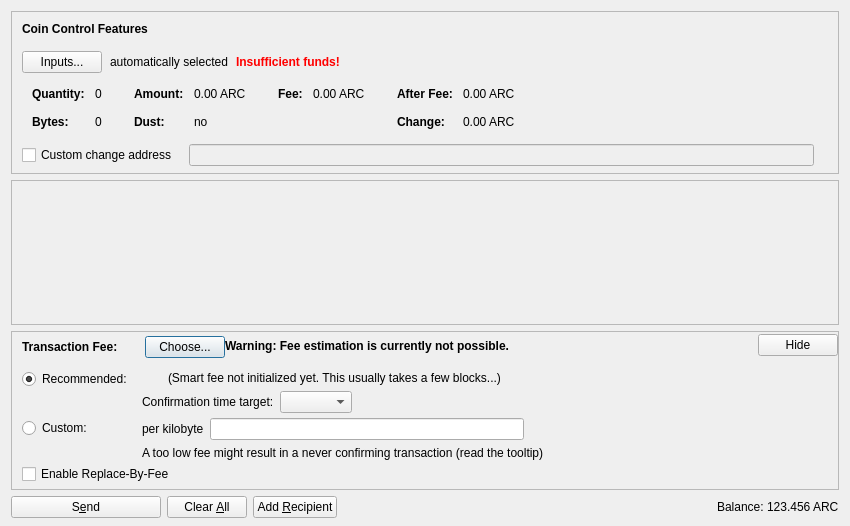
<?xml version="1.0" encoding="UTF-8"?>
<ui version="4.0">
 <class>SendCoinsDialog</class>
 <widget class="QDialog" name="SendCoinsDialog">
  <property name="geometry">
   <rect>
    <x>0</x>
    <y>0</y>
    <width>850</width>
    <height>526</height>
   </rect>
  </property>
  <property name="windowTitle">
   <string>Send Coins</string>
  </property>
  <layout class="QVBoxLayout" name="verticalLayout" stretch="0,1,0,0">
   <property name="bottomMargin">
    <number>8</number>
   </property>
   <item>
    <widget class="QFrame" name="frameCoinControl">
     <property name="sizePolicy">
      <sizepolicy hsizetype="Expanding" vsizetype="Expanding">
       <horstretch>0</horstretch>
       <verstretch>0</verstretch>
      </sizepolicy>
     </property>
     <property name="maximumSize">
      <size>
       <width>16777215</width>
       <height>16777215</height>
      </size>
     </property>
     <property name="frameShape">
      <enum>QFrame::StyledPanel</enum>
     </property>
     <property name="frameShadow">
      <enum>QFrame::Sunken</enum>
     </property>
     <layout class="QVBoxLayout" name="verticalLayoutCoinControl2">
      <property name="spacing">
       <number>0</number>
      </property>
      <property name="leftMargin">
       <number>0</number>
      </property>
      <property name="topMargin">
       <number>0</number>
      </property>
      <property name="rightMargin">
       <number>0</number>
      </property>
      <property name="bottomMargin">
       <number>6</number>
      </property>
      <item>
       <layout class="QVBoxLayout" name="verticalLayoutCoinControl" stretch="0,0,0,0,1">
        <property name="spacing">
         <number>0</number>
        </property>
        <property name="leftMargin">
         <number>10</number>
        </property>
        <property name="topMargin">
         <number>10</number>
        </property>
        <item>
         <layout class="QHBoxLayout" name="horizontalLayoutCoinControl1">
          <property name="bottomMargin">
           <number>15</number>
          </property>
          <item>
           <widget class="QLabel" name="labelCoinControlFeatures">
            <property name="sizePolicy">
             <sizepolicy hsizetype="Preferred" vsizetype="Maximum">
              <horstretch>0</horstretch>
              <verstretch>0</verstretch>
             </sizepolicy>
            </property>
            <property name="font">
             <font>
              <weight>75</weight>
              <bold>true</bold>
             </font>
            </property>
            <property name="styleSheet">
             <string notr="true">font-weight:bold;</string>
            </property>
            <property name="text">
             <string>Coin Control Features</string>
            </property>
           </widget>
          </item>
         </layout>
        </item>
        <item>
         <layout class="QHBoxLayout" name="horizontalLayoutCoinControl2" stretch="0,0,0,0">
          <property name="spacing">
           <number>8</number>
          </property>
          <property name="bottomMargin">
           <number>10</number>
          </property>
          <item>
           <widget class="QPushButton" name="pushButtonCoinControl">
            <property name="styleSheet">
             <string notr="true"/>
            </property>
            <property name="text">
             <string>Inputs...</string>
            </property>
            <property name="autoDefault">
             <bool>false</bool>
            </property>
           </widget>
          </item>
          <item>
           <widget class="QLabel" name="labelCoinControlAutomaticallySelected">
            <property name="text">
             <string>automatically selected</string>
            </property>
            <property name="margin">
             <number>5</number>
            </property>
           </widget>
          </item>
          <item>
           <widget class="QLabel" name="labelCoinControlInsuffFunds">
            <property name="font">
             <font>
              <weight>75</weight>
              <bold>true</bold>
             </font>
            </property>
            <property name="styleSheet">
             <string notr="true">color:red;font-weight:bold;</string>
            </property>
            <property name="text">
             <string>Insufficient funds!</string>
            </property>
            <property name="margin">
             <number>5</number>
            </property>
           </widget>
          </item>
          <item>
           <spacer name="horizontalSpacerCoinControl">
            <property name="orientation">
             <enum>Qt::Horizontal</enum>
            </property>
            <property name="sizeHint" stdset="0">
             <size>
              <width>40</width>
              <height>1</height>
             </size>
            </property>
           </spacer>
          </item>
         </layout>
        </item>
        <item>
         <widget class="QWidget" name="widgetCoinControl" native="true">
          <property name="sizePolicy">
           <sizepolicy hsizetype="Preferred" vsizetype="Preferred">
            <horstretch>0</horstretch>
            <verstretch>0</verstretch>
           </sizepolicy>
          </property>
          <property name="minimumSize">
           <size>
            <width>0</width>
            <height>0</height>
           </size>
          </property>
          <property name="styleSheet">
           <string notr="true"/>
          </property>
          <layout class="QHBoxLayout" name="horizontalLayoutCoinControl5">
           <property name="leftMargin">
            <number>0</number>
           </property>
           <property name="topMargin">
            <number>0</number>
           </property>
           <property name="rightMargin">
            <number>0</number>
           </property>
           <property name="bottomMargin">
            <number>0</number>
           </property>
           <item>
            <layout class="QHBoxLayout" name="horizontalLayoutCoinControl3" stretch="0,0,0,1">
             <property name="spacing">
              <number>20</number>
             </property>
             <property name="topMargin">
              <number>0</number>
             </property>
             <property name="bottomMargin">
              <number>10</number>
             </property>
             <item>
              <layout class="QFormLayout" name="formLayoutCoinControl1">
               <property name="horizontalSpacing">
                <number>10</number>
               </property>
               <property name="verticalSpacing">
                <number>14</number>
               </property>
               <property name="leftMargin">
                <number>10</number>
               </property>
               <property name="topMargin">
                <number>4</number>
               </property>
               <property name="rightMargin">
                <number>6</number>
               </property>
               <item row="0" column="0">
                <widget class="QLabel" name="labelCoinControlQuantityText">
                 <property name="font">
                  <font>
                   <weight>75</weight>
                   <bold>true</bold>
                  </font>
                 </property>
                 <property name="text">
                  <string>Quantity:</string>
                 </property>
                 <property name="margin">
                  <number>0</number>
                 </property>
                </widget>
               </item>
               <item row="0" column="1">
                <widget class="QLabel" name="labelCoinControlQuantity">
                 <property name="cursor">
                  <cursorShape>IBeamCursor</cursorShape>
                 </property>
                 <property name="contextMenuPolicy">
                  <enum>Qt::ActionsContextMenu</enum>
                 </property>
                 <property name="text">
                  <string notr="true">0</string>
                 </property>
                 <property name="margin">
                  <number>0</number>
                 </property>
                 <property name="textInteractionFlags">
                  <set>Qt::LinksAccessibleByMouse|Qt::TextSelectableByKeyboard|Qt::TextSelectableByMouse</set>
                 </property>
                </widget>
               </item>
               <item row="1" column="0">
                <widget class="QLabel" name="labelCoinControlBytesText">
                 <property name="font">
                  <font>
                   <weight>75</weight>
                   <bold>true</bold>
                  </font>
                 </property>
                 <property name="text">
                  <string>Bytes:</string>
                 </property>
                </widget>
               </item>
               <item row="1" column="1">
                <widget class="QLabel" name="labelCoinControlBytes">
                 <property name="cursor">
                  <cursorShape>IBeamCursor</cursorShape>
                 </property>
                 <property name="contextMenuPolicy">
                  <enum>Qt::ActionsContextMenu</enum>
                 </property>
                 <property name="text">
                  <string notr="true">0</string>
                 </property>
                 <property name="textInteractionFlags">
                  <set>Qt::LinksAccessibleByMouse|Qt::TextSelectableByKeyboard|Qt::TextSelectableByMouse</set>
                 </property>
                </widget>
               </item>
              </layout>
             </item>
             <item>
              <layout class="QFormLayout" name="formLayoutCoinControl2">
               <property name="horizontalSpacing">
                <number>10</number>
               </property>
               <property name="verticalSpacing">
                <number>14</number>
               </property>
               <property name="leftMargin">
                <number>6</number>
               </property>
               <property name="topMargin">
                <number>4</number>
               </property>
               <property name="rightMargin">
                <number>6</number>
               </property>
               <item row="0" column="0">
                <widget class="QLabel" name="labelCoinControlAmountText">
                 <property name="font">
                  <font>
                   <weight>75</weight>
                   <bold>true</bold>
                  </font>
                 </property>
                 <property name="text">
                  <string>Amount:</string>
                 </property>
                 <property name="margin">
                  <number>0</number>
                 </property>
                </widget>
               </item>
               <item row="0" column="1">
                <widget class="QLabel" name="labelCoinControlAmount">
                 <property name="cursor">
                  <cursorShape>IBeamCursor</cursorShape>
                 </property>
                 <property name="contextMenuPolicy">
                  <enum>Qt::ActionsContextMenu</enum>
                 </property>
                 <property name="text">
                  <string notr="true">0.00 ARC</string>
                 </property>
                 <property name="textInteractionFlags">
                  <set>Qt::LinksAccessibleByMouse|Qt::TextSelectableByKeyboard|Qt::TextSelectableByMouse</set>
                 </property>
                </widget>
               </item>
               <item row="1" column="0">
                <widget class="QLabel" name="labelCoinControlLowOutputText">
                 <property name="font">
                  <font>
                   <weight>75</weight>
                   <bold>true</bold>
                  </font>
                 </property>
                 <property name="text">
                  <string>Dust:</string>
                 </property>
                </widget>
               </item>
               <item row="1" column="1">
                <widget class="QLabel" name="labelCoinControlLowOutput">
                 <property name="cursor">
                  <cursorShape>IBeamCursor</cursorShape>
                 </property>
                 <property name="contextMenuPolicy">
                  <enum>Qt::ActionsContextMenu</enum>
                 </property>
                 <property name="text">
                  <string notr="true">no</string>
                 </property>
                 <property name="textInteractionFlags">
                  <set>Qt::LinksAccessibleByMouse|Qt::TextSelectableByKeyboard|Qt::TextSelectableByMouse</set>
                 </property>
                </widget>
               </item>
              </layout>
             </item>
             <item>
              <layout class="QFormLayout" name="formLayoutCoinControl3">
               <property name="horizontalSpacing">
                <number>10</number>
               </property>
               <property name="verticalSpacing">
                <number>14</number>
               </property>
               <property name="leftMargin">
                <number>6</number>
               </property>
               <property name="topMargin">
                <number>4</number>
               </property>
               <property name="rightMargin">
                <number>6</number>
               </property>
               <item row="0" column="0">
                <widget class="QLabel" name="labelCoinControlFeeText">
                 <property name="font">
                  <font>
                   <weight>75</weight>
                   <bold>true</bold>
                  </font>
                 </property>
                 <property name="text">
                  <string>Fee:</string>
                 </property>
                 <property name="margin">
                  <number>0</number>
                 </property>
                </widget>
               </item>
               <item row="0" column="1">
                <widget class="QLabel" name="labelCoinControlFee">
                 <property name="cursor">
                  <cursorShape>IBeamCursor</cursorShape>
                 </property>
                 <property name="contextMenuPolicy">
                  <enum>Qt::ActionsContextMenu</enum>
                 </property>
                 <property name="text">
                  <string notr="true">0.00 ARC</string>
                 </property>
                 <property name="textInteractionFlags">
                  <set>Qt::LinksAccessibleByMouse|Qt::TextSelectableByKeyboard|Qt::TextSelectableByMouse</set>
                 </property>
                </widget>
               </item>
              </layout>
             </item>
             <item>
              <layout class="QFormLayout" name="formLayoutCoinControl4">
               <property name="horizontalSpacing">
                <number>10</number>
               </property>
               <property name="verticalSpacing">
                <number>14</number>
               </property>
               <property name="leftMargin">
                <number>6</number>
               </property>
               <property name="topMargin">
                <number>4</number>
               </property>
               <property name="rightMargin">
                <number>6</number>
               </property>
               <item row="0" column="0">
                <widget class="QLabel" name="labelCoinControlAfterFeeText">
                 <property name="font">
                  <font>
                   <weight>75</weight>
                   <bold>true</bold>
                  </font>
                 </property>
                 <property name="text">
                  <string>After Fee:</string>
                 </property>
                 <property name="margin">
                  <number>0</number>
                 </property>
                </widget>
               </item>
               <item row="0" column="1">
                <widget class="QLabel" name="labelCoinControlAfterFee">
                 <property name="cursor">
                  <cursorShape>IBeamCursor</cursorShape>
                 </property>
                 <property name="contextMenuPolicy">
                  <enum>Qt::ActionsContextMenu</enum>
                 </property>
                 <property name="text">
                  <string notr="true">0.00 ARC</string>
                 </property>
                 <property name="textInteractionFlags">
                  <set>Qt::LinksAccessibleByMouse|Qt::TextSelectableByKeyboard|Qt::TextSelectableByMouse</set>
                 </property>
                </widget>
               </item>
               <item row="1" column="0">
                <widget class="QLabel" name="labelCoinControlChangeText">
                 <property name="font">
                  <font>
                   <weight>75</weight>
                   <bold>true</bold>
                  </font>
                 </property>
                 <property name="text">
                  <string>Change:</string>
                 </property>
                </widget>
               </item>
               <item row="1" column="1">
                <widget class="QLabel" name="labelCoinControlChange">
                 <property name="cursor">
                  <cursorShape>IBeamCursor</cursorShape>
                 </property>
                 <property name="contextMenuPolicy">
                  <enum>Qt::ActionsContextMenu</enum>
                 </property>
                 <property name="text">
                  <string notr="true">0.00 ARC</string>
                 </property>
                 <property name="textInteractionFlags">
                  <set>Qt::LinksAccessibleByMouse|Qt::TextSelectableByKeyboard|Qt::TextSelectableByMouse</set>
                 </property>
                </widget>
               </item>
              </layout>
             </item>
            </layout>
           </item>
          </layout>
         </widget>
        </item>
        <item>
         <layout class="QHBoxLayout" name="horizontalLayoutCoinControl4" stretch="0,0,0">
          <property name="spacing">
           <number>12</number>
          </property>
          <property name="sizeConstraint">
           <enum>QLayout::SetDefaultConstraint</enum>
          </property>
          <property name="topMargin">
           <number>5</number>
          </property>
          <property name="rightMargin">
           <number>5</number>
          </property>
          <item>
           <widget class="QCheckBox" name="checkBoxCoinControlChange">
            <property name="toolTip">
             <string>If this is activated, but the change address is empty or invalid, change will be sent to a newly generated address.</string>
            </property>
            <property name="text">
             <string>Custom change address</string>
            </property>
           </widget>
          </item>
          <item>
           <widget class="QValidatedLineEdit" name="lineEditCoinControlChange">
            <property name="enabled">
             <bool>false</bool>
            </property>
            <property name="sizePolicy">
             <sizepolicy hsizetype="Expanding" vsizetype="Fixed">
              <horstretch>0</horstretch>
              <verstretch>0</verstretch>
             </sizepolicy>
            </property>
           </widget>
          </item>
          <item>
           <widget class="QLabel" name="labelCoinControlChangeLabel">
            <property name="sizePolicy">
             <sizepolicy hsizetype="Preferred" vsizetype="Expanding">
              <horstretch>0</horstretch>
              <verstretch>0</verstretch>
             </sizepolicy>
            </property>
            <property name="minimumSize">
             <size>
              <width>0</width>
              <height>0</height>
             </size>
            </property>
            <property name="text">
             <string/>
            </property>
            <property name="margin">
             <number>3</number>
            </property>
           </widget>
          </item>
         </layout>
        </item>
        <item>
         <spacer name="verticalSpacerCoinControl">
          <property name="orientation">
           <enum>Qt::Vertical</enum>
          </property>
          <property name="sizeHint" stdset="0">
           <size>
            <width>800</width>
            <height>1</height>
           </size>
          </property>
         </spacer>
        </item>
       </layout>
      </item>
     </layout>
    </widget>
   </item>
   <item>
    <widget class="QScrollArea" name="scrollArea">
     <property name="widgetResizable">
      <bool>true</bool>
     </property>
     <widget class="QWidget" name="scrollAreaWidgetContents">
      <property name="geometry">
       <rect>
        <x>0</x>
        <y>0</y>
        <width>830</width>
        <height>104</height>
       </rect>
      </property>
      <layout class="QVBoxLayout" name="verticalLayout_2" stretch="0,1">
       <property name="leftMargin">
        <number>0</number>
       </property>
       <property name="topMargin">
        <number>0</number>
       </property>
       <property name="rightMargin">
        <number>0</number>
       </property>
       <property name="bottomMargin">
        <number>0</number>
       </property>
       <item>
        <layout class="QVBoxLayout" name="entries">
         <property name="spacing">
          <number>6</number>
         </property>
        </layout>
       </item>
       <item>
        <spacer name="verticalSpacer">
         <property name="orientation">
          <enum>Qt::Vertical</enum>
         </property>
         <property name="sizeHint" stdset="0">
          <size>
           <width>20</width>
           <height>40</height>
          </size>
         </property>
        </spacer>
       </item>
      </layout>
     </widget>
    </widget>
   </item>
   <item>
    <widget class="QFrame" name="frameFee">
     <property name="sizePolicy">
      <sizepolicy hsizetype="Expanding" vsizetype="Expanding">
       <horstretch>0</horstretch>
       <verstretch>0</verstretch>
      </sizepolicy>
     </property>
     <property name="maximumSize">
      <size>
       <width>16777215</width>
       <height>16777215</height>
      </size>
     </property>
     <property name="frameShape">
      <enum>QFrame::StyledPanel</enum>
     </property>
     <property name="frameShadow">
      <enum>QFrame::Sunken</enum>
     </property>
     <layout class="QVBoxLayout" name="verticalLayoutFee1">
      <property name="spacing">
       <number>0</number>
      </property>
      <property name="leftMargin">
       <number>0</number>
      </property>
      <property name="topMargin">
       <number>0</number>
      </property>
      <property name="rightMargin">
       <number>0</number>
      </property>
      <property name="bottomMargin">
       <number>0</number>
      </property>
      <item>
       <layout class="QVBoxLayout" name="verticalLayoutFee2" stretch="0,0,0">
        <property name="spacing">
         <number>0</number>
        </property>
        <property name="leftMargin">
         <number>10</number>
        </property>
        <property name="topMargin">
         <number>0</number>
        </property>
        <item>
         <layout class="QHBoxLayout" name="horizontalLayoutFee1">
          <property name="bottomMargin">
           <number>0</number>
          </property>
          <item>
           <layout class="QVBoxLayout" name="verticalLayoutFee7">
            <property name="spacing">
             <number>0</number>
            </property>
            <item>
             <spacer name="verticalSpacerSmartFee">
              <property name="orientation">
               <enum>Qt::Vertical</enum>
              </property>
              <property name="sizeType">
               <enum>QSizePolicy::Fixed</enum>
              </property>
              <property name="sizeHint" stdset="0">
               <size>
                <width>1</width>
                <height>4</height>
               </size>
              </property>
             </spacer>
            </item>
            <item>
             <layout class="QHBoxLayout" name="horizontalLayoutSmartFee">
              <property name="spacing">
               <number>10</number>
              </property>
              <item>
               <widget class="QLabel" name="labelFeeHeadline">
                <property name="sizePolicy">
                 <sizepolicy hsizetype="Preferred" vsizetype="Maximum">
                  <horstretch>0</horstretch>
                  <verstretch>0</verstretch>
                 </sizepolicy>
                </property>
                <property name="font">
                 <font>
                  <weight>75</weight>
                  <bold>true</bold>
                 </font>
                </property>
                <property name="styleSheet">
                 <string notr="true">font-weight:bold;</string>
                </property>
                <property name="text">
                 <string>Transaction Fee:</string>
                </property>
               </widget>
              </item>
              <item>
               <widget class="QLabel" name="labelFeeMinimized">
                <property name="text">
                 <string/>
                </property>
               </widget>
              </item>
              <item>
               <widget class="QPushButton" name="buttonChooseFee">
                <property name="text">
                 <string>Choose...</string>
                </property>
               </widget>
              </item>
             </layout>
            </item>
            <item>
             <spacer name="verticalSpacer_5">
              <property name="orientation">
               <enum>Qt::Vertical</enum>
              </property>
              <property name="sizeHint" stdset="0">
               <size>
                <width>1</width>
                <height>1</height>
               </size>
              </property>
             </spacer>
            </item>
           </layout>
          </item>
          <item>
           <widget class="QLabel" name="fallbackFeeWarningLabel">
            <property name="toolTip">
             <string>Using the fallbackfee can result in sending a transaction that will take several hours or days (or never) to confirm. Consider choosing your fee manually or wait until you have validated the complete chain.</string>
            </property>
            <property name="font">
            <font>
                <weight>75</weight>
                <bold>true</bold>
            </font>
            </property>
            <property name="text">
             <string>Warning: Fee estimation is currently not possible.</string>
            </property>
            <property name="wordWrap">
             <bool>false</bool>
            </property>
           </widget>
          </item>
          <item>
           <spacer name="horizontalSpacer_4">
            <property name="orientation">
             <enum>Qt::Horizontal</enum>
            </property>
            <property name="sizeType">
             <enum>QSizePolicy::MinimumExpanding</enum>
            </property>
            <property name="sizeHint" stdset="0">
             <size>
              <width>40</width>
              <height>20</height>
             </size>
            </property>
           </spacer>
          </item>
          <item>
           <widget class="QPushButton" name="buttonMinimizeFee">
            <property name="toolTip">
             <string>Hide transaction fee settings</string>
            </property>
            <property name="text">
             <string>Hide</string>
            </property>
           </widget>
          </item>
         </layout>
        </item>
        <item>
         <widget class="QFrame" name="frameFeeSelection">
          <layout class="QVBoxLayout" name="verticalLayoutFee12">
           <property name="spacing">
            <number>0</number>
           </property>
           <property name="leftMargin">
            <number>0</number>
           </property>
           <property name="topMargin">
            <number>0</number>
           </property>
           <property name="rightMargin">
            <number>0</number>
           </property>
           <property name="bottomMargin">
            <number>0</number>
           </property>
           <item>
            <layout class="QGridLayout" name="gridLayoutFee">
             <property name="topMargin">
              <number>10</number>
             </property>
             <property name="bottomMargin">
              <number>4</number>
             </property>
             <property name="horizontalSpacing">
              <number>10</number>
             </property>
             <property name="verticalSpacing">
              <number>4</number>
             </property>
             <item row="1" column="1">
              <layout class="QVBoxLayout" name="verticalLayoutFee8">
               <property name="spacing">
                <number>6</number>
               </property>
               <item>
                <layout class="QHBoxLayout" name="horizontalLayoutFee13">
                 <item>
                  <widget class="QLabel" name="labelCustomPerKilobyte">
                   <property name="toolTip">
                    <string>Specify a custom fee per kB (1,000 bytes) of the transaction's virtual size.

Note:  Since the fee is calculated on a per-byte basis, a fee of "100 satoshis per kB" for a transaction size of 500 bytes (half of 1 kB) would ultimately yield a fee of only 50 satoshis.</string>
                   </property>
                   <property name="text">
                    <string>per kilobyte</string>
                   </property>
                  </widget>
                 </item>
                 <item>
                  <widget class="ArcadiaAmountField" name="customFee"/>
                 </item>
                 <item>
                  <spacer name="horizontalSpacer_6">
                   <property name="orientation">
                    <enum>Qt::Horizontal</enum>
                   </property>
                   <property name="sizeHint" stdset="0">
                    <size>
                     <width>1</width>
                     <height>1</height>
                    </size>
                   </property>
                  </spacer>
                 </item>
                </layout>
               </item>
               <item>
                <layout class="QHBoxLayout" name="horizontalLayoutFee8">
                 <item>
                  <widget class="QLabel" name="labelCustomFeeWarning">
                   <property name="enabled">
                    <bool>true</bool>
                   </property>
                   <property name="toolTip">
                    <string>When there is less transaction volume than space in the blocks, miners as well as relaying nodes may enforce a minimum fee. Paying only this minimum fee is just fine, but be aware that this can result in a never confirming transaction once there is more demand for arcadia transactions than the network can process.</string>
                   </property>
                   <property name="text">
                    <string>A too low fee might result in a never confirming transaction (read the tooltip)</string>
                   </property>
                  </widget>
                 </item>
                 <item>
                  <spacer name="horizontalSpacer_2">
                   <property name="orientation">
                    <enum>Qt::Horizontal</enum>
                   </property>
                   <property name="sizeHint" stdset="0">
                    <size>
                     <width>1</width>
                     <height>1</height>
                    </size>
                   </property>
                  </spacer>
                 </item>
                </layout>
               </item>
              </layout>
             </item>
             <item row="0" column="0">
              <layout class="QVBoxLayout" name="verticalLayoutFee4" stretch="0,1">
               <item>
                <widget class="QRadioButton" name="radioSmartFee">
                 <property name="text">
                  <string>Recommended:</string>
                 </property>
                 <property name="checked">
                  <bool>true</bool>
                 </property>
                 <attribute name="buttonGroup">
                  <string notr="true">groupFee</string>
                 </attribute>
                </widget>
               </item>
               <item>
                <spacer name="verticalSpacer_2">
                 <property name="orientation">
                  <enum>Qt::Vertical</enum>
                 </property>
                 <property name="sizeHint" stdset="0">
                  <size>
                   <width>1</width>
                   <height>1</height>
                  </size>
                 </property>
                </spacer>
               </item>
              </layout>
             </item>
             <item row="1" column="0">
              <layout class="QVBoxLayout" name="verticalLayoutFee9" stretch="0,1">
               <item>
                <widget class="QRadioButton" name="radioCustomFee">
                 <property name="text">
                  <string>Custom:</string>
                 </property>
                 <attribute name="buttonGroup">
                  <string notr="true">groupFee</string>
                 </attribute>
                </widget>
               </item>
               <item>
                <spacer name="verticalSpacer_6">
                 <property name="orientation">
                  <enum>Qt::Vertical</enum>
                 </property>
                 <property name="sizeHint" stdset="0">
                  <size>
                   <width>1</width>
                   <height>1</height>
                  </size>
                 </property>
                </spacer>
               </item>
              </layout>
             </item>
             <item row="0" column="1">
              <layout class="QVBoxLayout" name="verticalLayoutFee3" stretch="0,0,1">
               <property name="spacing">
                <number>6</number>
               </property>
               <property name="topMargin">
                <number>2</number>
               </property>
               <item>
                <layout class="QHBoxLayout" name="horizontalLayoutFee12">
                 <item>
                  <widget class="QLabel" name="labelSmartFee">
                   <property name="text">
                    <string/>
                   </property>
                  </widget>
                 </item>
                 <item>
                  <widget class="QLabel" name="labelFeeEstimation">
                   <property name="text">
                    <string/>
                   </property>
                  </widget>
                 </item>
                 <item>
                  <widget class="QLabel" name="labelSmartFee2">
                   <property name="text">
                    <string>(Smart fee not initialized yet. This usually takes a few blocks...)</string>
                   </property>
                  </widget>
                 </item>
                 <item>
                  <spacer name="horizontalSpacer_5">
                   <property name="orientation">
                    <enum>Qt::Horizontal</enum>
                   </property>
                   <property name="sizeHint" stdset="0">
                    <size>
                     <width>1</width>
                     <height>1</height>
                    </size>
                   </property>
                  </spacer>
                 </item>
                </layout>
               </item>
               <item>
                <layout class="QHBoxLayout" name="horizontalLayoutFee9">
                 <item>
                  <layout class="QVBoxLayout" name="verticalLayoutFee6">
                   <item>
                    <widget class="QLabel" name="labelSmartFee3">
                     <property name="text">
                      <string>Confirmation time target:</string>
                     </property>
                    </widget>
                   </item>
                  </layout>
                 </item>
                 <item>
                  <layout class="QVBoxLayout" name="verticalLayoutFee5">
                   <property name="rightMargin">
                    <number>30</number>
                   </property>
                   <item>
                    <layout class="QHBoxLayout" name="horizontalLayoutConfTarget">
                     <property name="bottomMargin">
                      <number>0</number>
                     </property>
                     <item>
                      <widget class="QComboBox" name="confTargetSelector"/>
                     </item>
                     <item>
                      <spacer name="horizontalSpacerConfTarget">
                       <property name="orientation">
                        <enum>Qt::Horizontal</enum>
                       </property>
                       <property name="sizeHint" stdset="0">
                        <size>
                         <width>40</width>
                         <height>20</height>
                        </size>
                       </property>
                      </spacer>
                     </item>
                    </layout>
                   </item>
                  </layout>
                 </item>
                </layout>
               </item>
               <item>
                <spacer name="verticalSpacer_4">
                 <property name="orientation">
                  <enum>Qt::Vertical</enum>
                 </property>
                 <property name="sizeHint" stdset="0">
                  <size>
                   <width>1</width>
                   <height>1</height>
                  </size>
                 </property>
                </spacer>
               </item>
              </layout>
             </item>
            </layout>
           </item>
           <item>
            <widget class="QCheckBox" name="optInRBF">
             <property name="text">
              <string>Enable Replace-By-Fee</string>
             </property>
             <property name="toolTip">
              <string>With Replace-By-Fee (BIP-125) you can increase a transaction's fee after it is sent. Without this, a higher fee may be recommended to compensate for increased transaction delay risk.</string>
             </property>
            </widget>
           </item>
          </layout>
         </widget>
        </item>
        <item>
         <spacer name="verticalSpacerFee">
          <property name="orientation">
           <enum>Qt::Vertical</enum>
          </property>
          <property name="sizeHint" stdset="0">
           <size>
            <width>40</width>
            <height>5</height>
           </size>
          </property>
         </spacer>
        </item>
       </layout>
      </item>
     </layout>
    </widget>
   </item>
   <item>
    <layout class="QHBoxLayout" name="horizontalLayout">
     <item>
      <widget class="QPushButton" name="sendButton">
       <property name="minimumSize">
        <size>
         <width>150</width>
         <height>0</height>
        </size>
       </property>
       <property name="toolTip">
        <string>Confirm the send action</string>
       </property>
       <property name="text">
        <string>S&amp;end</string>
       </property>
       <property name="icon">
        <iconset resource="../arcadia.qrc">
         <normaloff>:/icons/send</normaloff>:/icons/send</iconset>
       </property>
       <property name="autoDefault">
        <bool>false</bool>
       </property>
       <property name="default">
        <bool>false</bool>
       </property>
      </widget>
     </item>
     <item>
      <widget class="QPushButton" name="clearButton">
       <property name="sizePolicy">
        <sizepolicy hsizetype="Minimum" vsizetype="Fixed">
         <horstretch>0</horstretch>
         <verstretch>0</verstretch>
        </sizepolicy>
       </property>
       <property name="toolTip">
        <string>Clear all fields of the form.</string>
       </property>
       <property name="text">
        <string>Clear &amp;All</string>
       </property>
       <property name="icon">
        <iconset resource="../arcadia.qrc">
         <normaloff>:/icons/remove</normaloff>:/icons/remove</iconset>
       </property>
       <property name="autoDefault">
        <bool>false</bool>
       </property>
      </widget>
     </item>
     <item>
      <widget class="QPushButton" name="addButton">
       <property name="toolTip">
        <string>Send to multiple recipients at once</string>
       </property>
       <property name="text">
        <string>Add &amp;Recipient</string>
       </property>
       <property name="icon">
        <iconset resource="../arcadia.qrc">
         <normaloff>:/icons/add</normaloff>:/icons/add</iconset>
       </property>
       <property name="autoDefault">
        <bool>false</bool>
       </property>
      </widget>
     </item>
     <item>
      <spacer name="horizontalSpacer">
       <property name="orientation">
        <enum>Qt::Horizontal</enum>
       </property>
       <property name="sizeHint" stdset="0">
        <size>
         <width>40</width>
         <height>20</height>
        </size>
       </property>
      </spacer>
     </item>
     <item>
      <layout class="QHBoxLayout" name="horizontalLayout_2">
       <property name="spacing">
        <number>3</number>
       </property>
       <item>
        <widget class="QLabel" name="labelBalanceName">
         <property name="sizePolicy">
          <sizepolicy hsizetype="Preferred" vsizetype="Fixed">
           <horstretch>0</horstretch>
           <verstretch>0</verstretch>
          </sizepolicy>
         </property>
         <property name="text">
          <string>Balance:</string>
         </property>
        </widget>
       </item>
       <item>
        <widget class="QLabel" name="labelBalance">
         <property name="sizePolicy">
          <sizepolicy hsizetype="Preferred" vsizetype="Fixed">
           <horstretch>0</horstretch>
           <verstretch>0</verstretch>
          </sizepolicy>
         </property>
         <property name="cursor">
          <cursorShape>IBeamCursor</cursorShape>
         </property>
         <property name="text">
          <string notr="true">123.456 ARC</string>
         </property>
         <property name="textInteractionFlags">
          <set>Qt::LinksAccessibleByMouse|Qt::TextSelectableByKeyboard|Qt::TextSelectableByMouse</set>
         </property>
        </widget>
       </item>
      </layout>
     </item>
    </layout>
   </item>
  </layout>
 </widget>
 <customwidgets>
  <customwidget>
   <class>QValidatedLineEdit</class>
   <extends>QLineEdit</extends>
   <header>qt/qvalidatedlineedit.h</header>
  </customwidget>
  <customwidget>
   <class>ArcadiaAmountField</class>
   <extends>QLineEdit</extends>
   <header>qt/arcadiaamountfield.h</header>
   <container>1</container>
  </customwidget>
 </customwidgets>
 <resources>
  <include location="../arcadia.qrc"/>
 </resources>
 <connections/>
 <buttongroups>
  <buttongroup name="groupFee"/>
 </buttongroups>
</ui>
